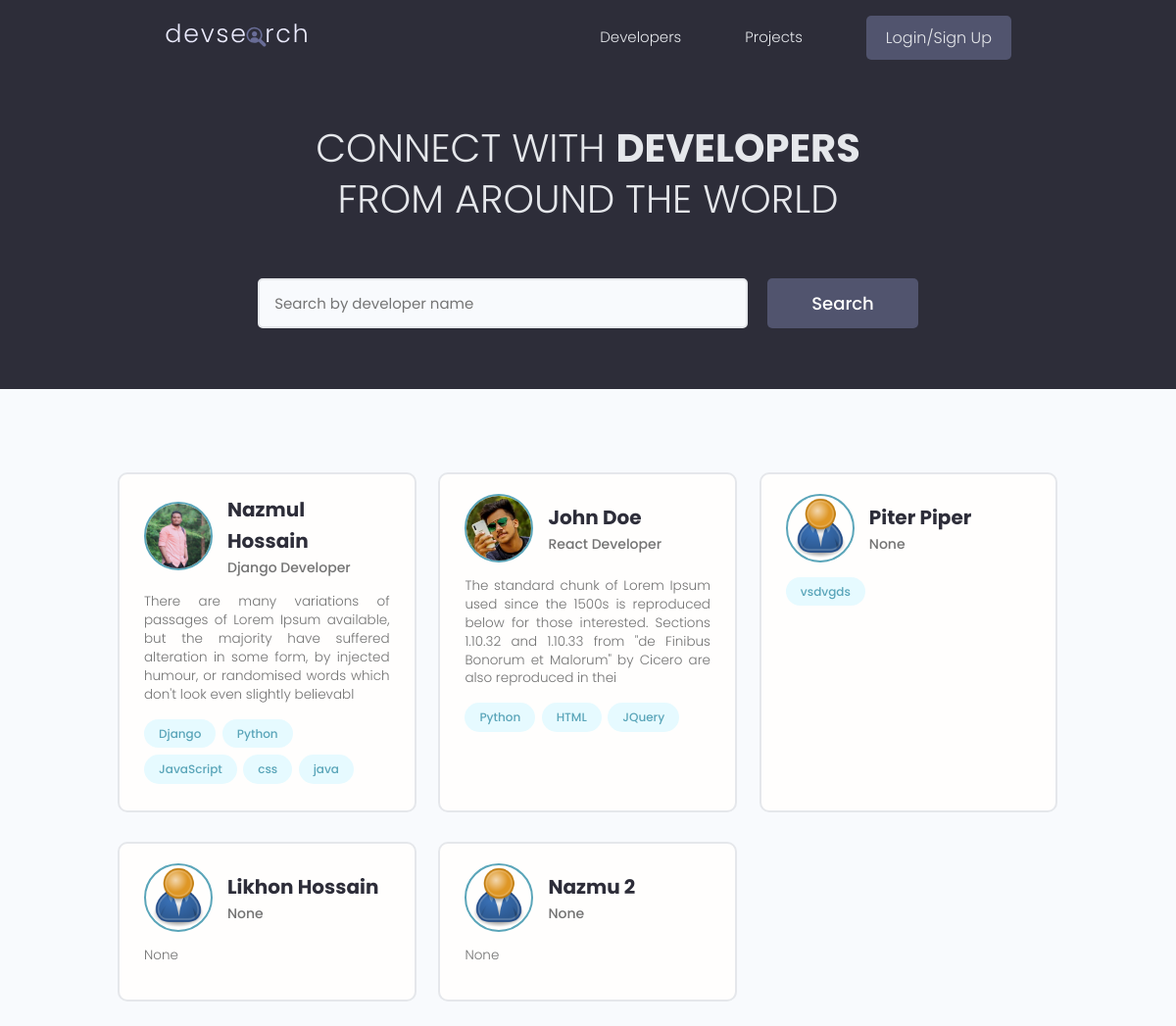
Before: / with the older database file.
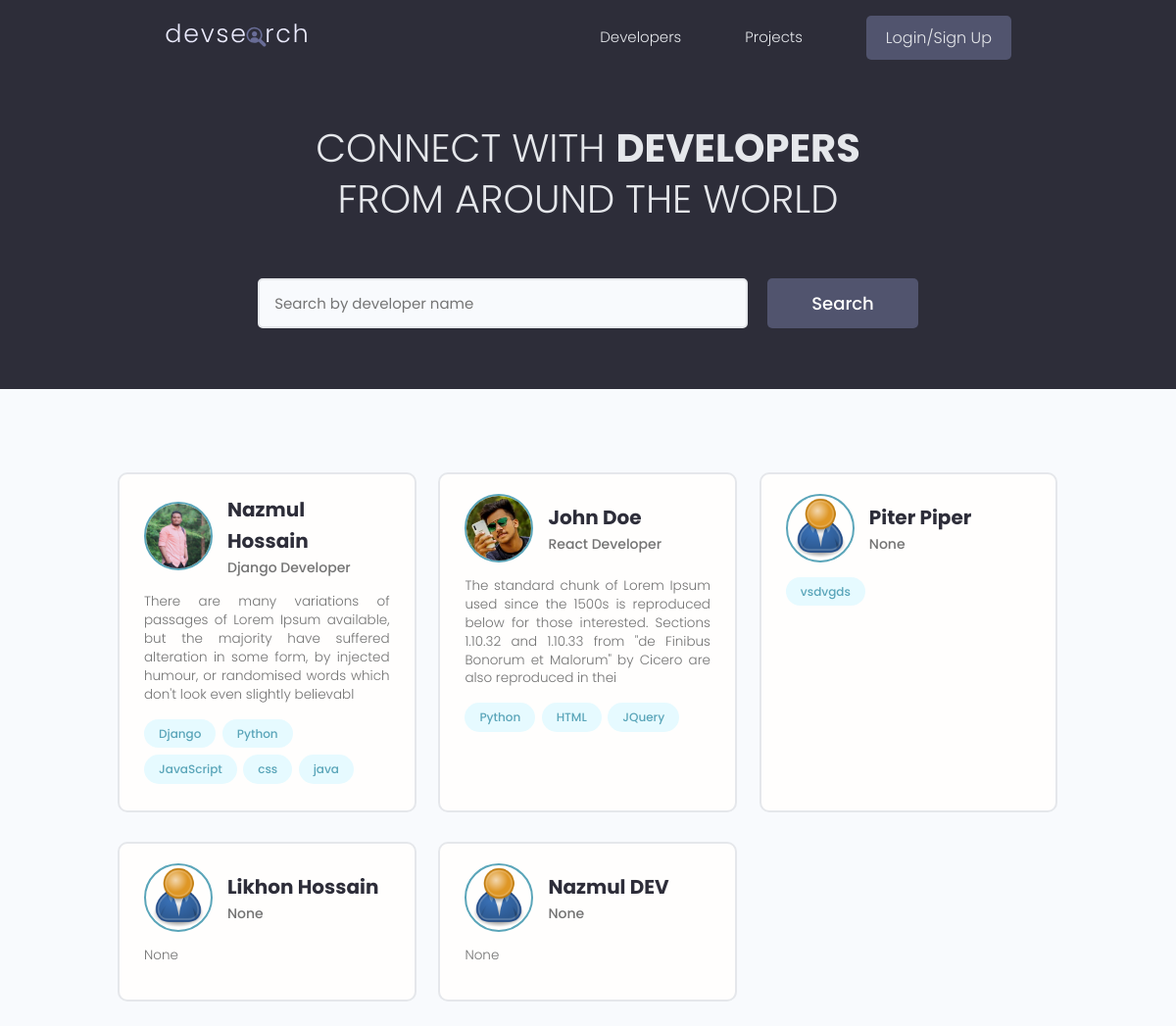
After: the same page with the newer database file.
### user/models.py (models this page shows, shortened)
class Profile(models.Model):
    user = models.OneToOneField(User, on_delete=models.CASCADE, null=True, blank=True)
    username = models.CharField(max_length=200, null=True, blank=True)
    name = models.CharField(max_length=200, null=True, blank=True)
    email = models.EmailField(max_length=500, null=True, blank=True)
    short_intro = models.CharField(max_length=200, null=True, blank=True)
    bio = models.TextField(null=True, blank=True)
    profile_pic = models.ImageField(null=True, blank=True, upload_to='profile/', default='profile/user-default.png')
    location = models.CharField(max_length=200, null=True, blank=True)
    social_github = models.CharField(max_length=200, null=True, blank=True)
    social_twitter = models.CharField(max_length=200, null=True, blank=True)
    social_linkedin = models.CharField(max_length=200, null=True, blank=True)
    social_youtube = models.CharField(max_length=200, null=True, blank=True)
    social_facebook = models.CharField(max_length=200, null=True, blank=True)
    created = models.DateTimeField(auto_now_add=True)
    id = models.UUIDField(default=uuid.uuid4, unique=True, primary_key=True, editable=False)
    class Meta:
        ordering = ['created']

class Skill(models.Model):
    owner = models.ForeignKey(Profile, on_delete=models.CASCADE)
    name = models.CharField(max_length=200, null=True, blank=True)
    description = models.TextField(null=True, blank=True)
    id = models.UUIDField(default=uuid.uuid4, unique=True, primary_key=True, editable=False)

### user/views.py (the view)
# urls.py: path('', views.profiles, name='profiles'),
def profiles(request):
    profiles, search_query = SearchProfiles(request)
    paginator, profiles = paginateProfiles(request, profiles, 6)
    context = {'profiles':profiles, 'search_query':search_query, 'paginator':paginator}
    return render(request, 'user/profiles.html', context)

### user/utils.py (called while the page is built)
def paginateProfiles(request, profiles, objectPerPage):
    page = request.GET.get('page')
    paginator = Paginator(profiles, objectPerPage)
    profiles = paginator.get_page(page)
    return paginator, profiles

### user/templates/user/profiles.html (shortened to what this page needs)
{% extends 'main.html' %}
{% block content %}
  <main class="home">
    <section class="hero-section text-center">
      <div class="container container--narrow">
        <div class="hero-section__box">
          <h2>CONNECT WITH <span>DEVELOPERS</span></h2>
          <h2>FROM AROUND THE WORLD</h2>
        </div>
        <div class="hero-section__search">
          <form class="form" action="{% url 'profiles' %}" method="get">
            <div class="form__field">
              <input class="input input--text" id="formInput#search" type="text" name="search_query"
                value='{{search_query}}' placeholder="Search by developer name" />
            </div>
            <input class="btn btn--sub btn--lg" type="submit" value="Search" />
          </form>
        </div>
      </div>
    </section>
    <section class="devlist">
      <div class="container">
        <div class="grid grid--three">
          {% for profile in profiles %}
          <div class="column card">
            <div class="dev">
              <a href="{% url 'user-profile' profile.id %}" class="card__body">
                <div class="dev__profile">
                  <img class="avatar avatar--md" src="{{profile.profile_pic.url}}" alt="image" />
                  <div class="dev__meta">
                    <h3>{{profile.name}}</h3>
                    <h5>{{profile.short_intro|slice:"60"}}</h5>
                  </div>
                </div>
                <p class="dev__info">
                  {{profile.bio|slice:"200"}}
                </p>
                <div class="dev__skills">
                  {% for skill in profile.skill_set.all|slice:"5" %}
                  <span class="tag tag--pill tag--main">
                    <small>{{skill.name}}</small>
                  </span>
                  {% endfor %}
                </div>
              </a>
            </div>
          </div>
          {% endfor %}
        </div>
      </div>
    </section>
  </main>
{% endblock content %}

### templates/main.html (shortened to what this page needs)
<!DOCTYPE html>
{% load static %}
<html>
    <head>
        <link rel="stylesheet" href="https://cdn.iconmonstr.com/1.3.0/css/iconmonstr-iconic-font.min.css" />
        <link rel="stylesheet" href="https://cdn.jsdelivr.net/npm/bootstrap-icons@1.3.0/font/bootstrap-icons.css">
        <link rel="stylesheet" href="{% static 'uikit/styles/uikit.css' %}" />
        <link rel="stylesheet" href="{% static 'styles/app.css' %}" />
    </head>
    <body>
        {% include "navbar.html" %}
        {% block content %}
        {% endblock content %}
    </body>
</html>

### templates/navbar.html (shortened to what this page needs)
{% load static %}
  <header class="header">
    <div class="container container--narrow">
      <a href="{% url 'profiles' %}" class="header__logo">
        <img src="{% static 'images/logo.svg' %}" alt="DevSearch Logo" />
      </a>
      <nav class="header__nav">
        <ul class="header__menu">
          <li class="header__menuItem"><a href="{% url 'profiles' %}">Developers</a></li>
          <li class="header__menuItem"><a href="{% url 'projects' %}">Projects</a></li>
          {% if request.user.is_authenticated %}
          <li class="header__menuItem"><a href="{% url 'inbox' %}">Inbox</a></li>
          <li class="header__menuItem"><a href="{% url 'account' %}">Account</a></li>
          <li class="header__menuItem"><a href="{% url 'logout' %}" class="btn btn--sub">Logout</a></li>
          {% else %}
          <li class="header__menuItem"><a href="{% url 'login' %}" class="btn btn--sub">Login/Sign Up</a></li>
          {% endif %}
        </ul>
      </nav>
    </div>
  </header>

### static/styles/app.css (style rules this page uses)
:root { --color-sub: #2d2d39; }
.btn--sub { background-color: var(--color-sub-light); }
.card { border: 2px solid var(--color-light); }
img { width: 100%; }
.header { position: sticky; z-index: 111; background-color: var(--color-sub); padding: 1.5rem 0; }
.header > .container { display: flex; justify-content: space-between; align-items: center; }
.header__logo > img { height: 3.8rem; }
.header__nav > ul { display: inline-flex; align-items: center; list-style: none; gap: 6.5rem; }
.header__menuItem > a { color: var(--color-light); font-weight: 300; }
.hero-section { height: 40vh; display: flex; align-items: center; background-color: var(--color-sub); }
.hero-section__box { margin-bottom: 4rem; }
.hero-section__box > h2, .hero-section__box > h2 > span { font-size: 4rem; color: var(--color-light); line-height: 1.3; text-transform: uppercase; }
.hero-section__box > h2 { font-weight: 300; }
.hero-section__box > h2 > span { font-weight: 700; }
.hero-section__search > .form { display: flex; align-items: center; justify-content: center; gap: 2rem; }
.hero-section__search > .form input.input--text { width: 50rem; }
.devlist { margin-top: 8rem; }
.devlist .grid { align-items: stretch; }
.devlist .dev .dev__profile { display: flex; align-items: center; gap: 1.5rem; }
.devlist .dev .dev__meta h3 { color: var(--color-sub); font-size: 2rem; font-weight: 700; }
.devlist .dev .dev__meta h5 { color: var(--color-text); font-size: 1.4rem; font-weight: 500; }
.devlist .dev .dev__info { margin: 1.5rem 0; font-size: 1.35rem; line-height: 1.4; text-align: justify; }

### static/uikit/styles/modules/_variables.css (style rules this page uses)
:root { --color-main: #5aa5b9; --color-main-light: #e6faff; --color-sub: #3f4156; --color-sub-light: #51546e; --color-sub-lighter: #ededfd; --color-text: #737373; --color-gray: #8b8b8b; --color-light: #e5e7eb; --color-light-gray: #767676; --color-bg: #f8fafd; --color-white: #fffefd; --color-white-light: #f3f3f3; --color-success: #359e64; --color-success-bg: #def8e8; --color-error: #fc4b0b; --color-error-bg: #fff2ee; --font-base: 'Poppins', arial, helvetica, 'Segoe UI', roboto, ubuntu, sans-serif; --font-monospace: 'Fira Code', 'Courier New', courier, monospace; --font-regular: 300; --font-medium: 500; --font-bold: 700; --generic-shadow: 1px 1px 5px #00000010; --generic-transition: all 0.3s ease-in-out; }

### static/uikit/styles/modules/_base.css (style rules this page uses)
* { margin: 0; padding: 0; box-sizing: border-box; text-rendering: optimizeLegibility; color: inherit; font-size: inherit; }
html { font-size: 50%; }
@media only screen and (min-width: 480px) { html { font-size: 56.25%; } }
@media only screen and (min-width: 1200px) { html { font-size: 62.5%; } }
body { line-height: 1.6; font-weight: 400; font-size: 1.5rem; color: var(--color-text); background-color: var(--color-bg); min-height: 100vh; }

### static/uikit/styles/modules/_typography.css (style rules this page uses)
* { font-family: var(--font-base); }
h2 { font-size: 3.6rem; font-weight: var(--font-bold); }
h3 { font-size: 3.2rem; font-weight: var(--font-medium); }
h5 { font-size: 2.4rem; font-weight: var(--font-medium); }
h5, h6 { font-weight: var(--font-regular); }
p, span, strong { font-size: 1.6rem; color: var(--color-text); font-weight: var(--font-regular); }
a { padding-bottom: 2px; text-decoration: none; display: inline-block; color: var(--color-main); font-weight: var(--font-medium); }

### static/uikit/styles/modules/_utilities.css (style rules this page uses)
.container { width: 92%; max-width: 165rem; margin: 0 auto; box-sizing: border-box; }
.container--narrow { width: 92%; max-width: 120rem; }
@media screen and (min-width: 1000px) { .container { width: 90%; } }
@media screen and (min-width: 1000px) { .container--narrow { width: 85%; } }
@media screen and (min-width: 1200px) { .container { width: 80%; } }
@media screen and (min-width: 1200px) { .container--narrow { width: 72%; } }
.text-center { text-align: center; }

### static/uikit/styles/modules/_avatar.css (style rules this page uses)
.avatar { border-radius: 50%; border: 2px solid var(--color-main); object-fit: cover; }
.avatar--md { height: 7rem; width: 7rem; }

### static/uikit/styles/modules/_button.css (style rules this page uses)
.btn { display: inline-block; position: relative; cursor: pointer; background-color: var(--color-light); font-weight: var(--font-medium); color: var(--color-sub); text-decoration: none; padding: 1rem 2rem; border-radius: 0.5rem; border: none; width: -webkit-fit-content; width: -moz-fit-content; width: fit-content; height: -webkit-fit-content; height: -moz-fit-content; height: fit-content; font-size: 1.6rem; outline-width: 0; outline-color: transparent; -webkit-backface-visibility: hidden; backface-visibility: hidden; transition: all 0.3s ease-in-out; }
.btn--sub { background-color: var(--color-sub); color: var(--color-white); }
.btn--lg { font-size: 1.8rem; padding: 1.2rem 4.5rem; }

Changed rows visible on the page:
removed Profile: profile_pic (placeholder picture), name "Nazmu 2", short_intro "None", bio "None"
added Profile: profile_pic (placeholder picture), name "Nazmul DEV", short_intro "None", bio "None"
